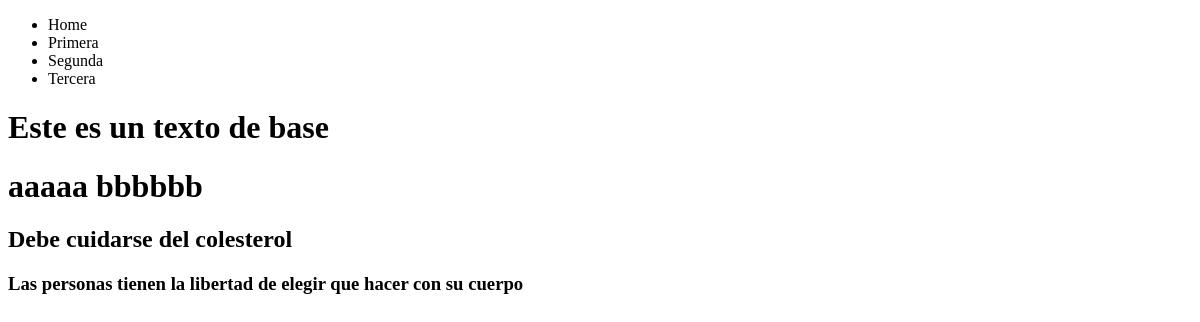
Page /personas/13/ on the earlier database version.
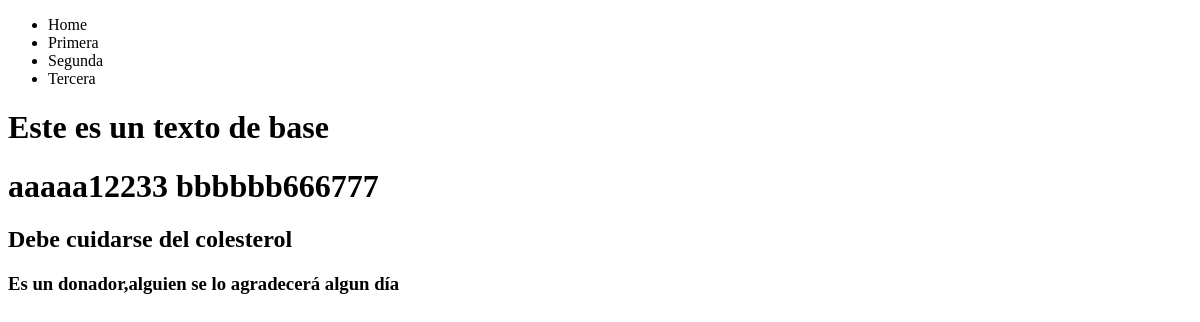
Same page on the later database version.
### personas/models.py (models this page shows)
class Persona(models.Model):
	nombres=models.CharField(max_length=100)
	apellidos=models.CharField(max_length=100)
	edad=models.IntegerField()
	donador=models.BooleanField()

### personas/views.py (the view)
# urls.py: path('personas/<int:myID>/',personasShowObject,name='navegando'),
def personasShowObject(request,myID):
	obj = get_object_or_404(Persona, id = myID)
	context= {'objeto':obj}
	return render(request,'personas/descripcion.html',context)

### personas/templates/personas/descripcion.html
{% extends 'base.html' %}
{% block content %}
<h1>{{objeto.nombres }} {{objeto.apellidos}} </h1>
<h2>
	{% if objeto.edad > 40 %}
		Debe cuidarse del colesterol
	{% else %}
		Puede comer lo que quiera
	{% endif %}
</h2>
<h3>
	{% if objeto.donador %}
		Es un donador,alguien se lo agradecerá algun día
	{% else %}
		Las personas tienen la libertad de elegir que hacer con su cuerpo
	{% endif %}
</h3>
{% endblock %}

Differences in the rows shown:
changed Persona: nombres "aaaaa" → "aaaaa12233"; apellidos "bbbbbb" → "bbbbbb666777"
Other differences:
text no longer shown: "Las personas tienen la libertad de elegir que hacer con su cuerpo"
text now shown: "Es un donador,alguien se lo agradecerá algun día"
